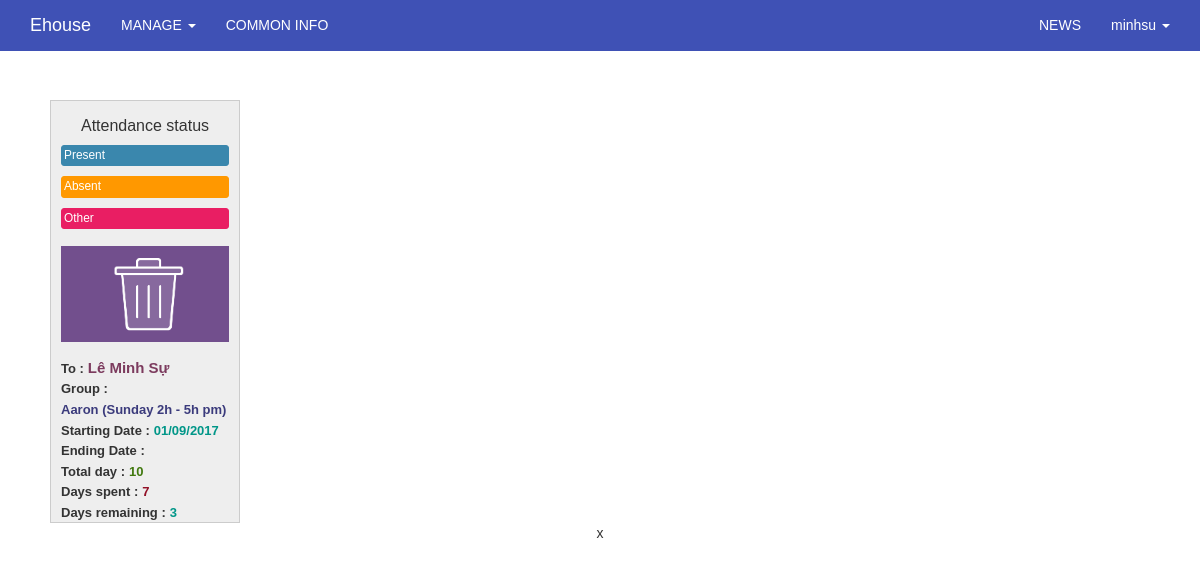
/admin/calendar/update?user_name=administrator&course_id=1 (signed in), run on an earlier commit of the app's database.
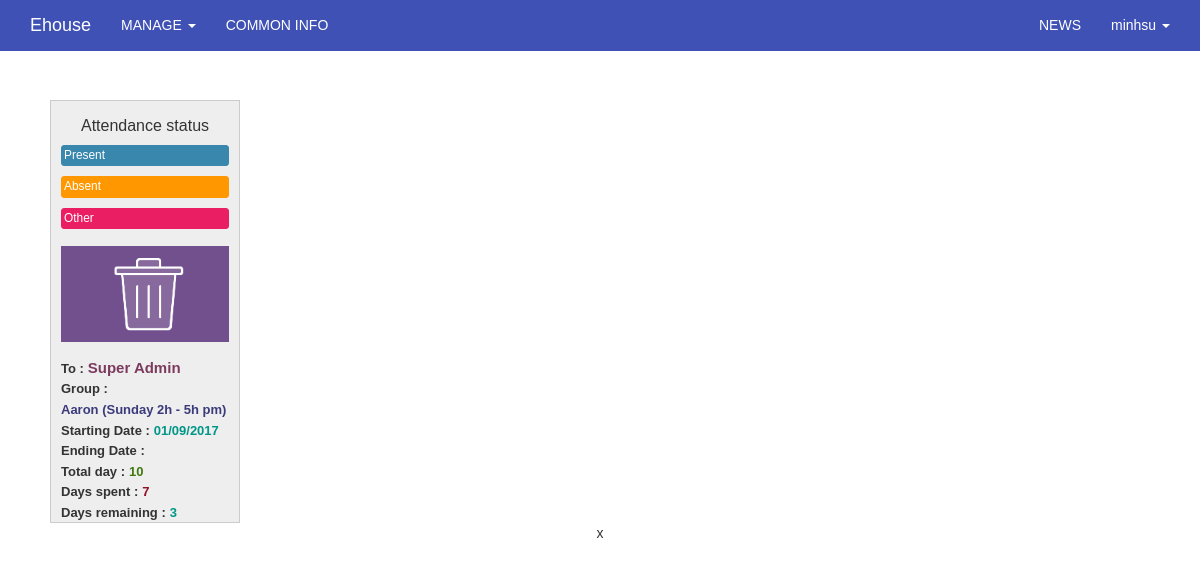
And on a later commit of the database.
### tables this page shows
CREATE TABLE `users` (
  `id` int(11) UNSIGNED NOT NULL,
  `ip_address` varchar(15) NOT NULL,
  `username` varchar(100) NOT NULL,
  `password` varchar(255) NOT NULL,
  `salt` varchar(255) DEFAULT NULL,
  `email` varchar(100) NOT NULL,
  `activation_code` varchar(40) DEFAULT NULL,
  `forgotten_password_code` varchar(40) DEFAULT NULL,
  `forgotten_password_time` int(11) UNSIGNED DEFAULT NULL,
  `remember_code` varchar(40) DEFAULT NULL,
  `created_on` int(11) UNSIGNED NOT NULL,
  `last_login` int(11) UNSIGNED DEFAULT NULL,
  `active` tinyint(1) UNSIGNED DEFAULT NULL,
  `first_name` varchar(50) DEFAULT NULL,
  `last_name` varchar(50) DEFAULT NULL,
  `company` varchar(100) DEFAULT NULL,
  `birth_day` varchar(50) NOT NULL,
  `phone` varchar(20) DEFAULT NULL,
  `address` varchar(255) DEFAULT NULL,
  `profile` text,
  `modified_date` datetime DEFAULT NULL
);

### application/core/MY_Controller.php (called while the page is built, shortened)
<?php
class MY_Controller extends CI_Controller {
	protected function render($the_view = NULL, $template = 'master')
	{
		if($template == 'json' || $this->input->is_ajax_request())
		{
			header('Content-Type: application/json');
			echo json_encode($this->data);
		}
		else if(is_null($template))
		{
			$this->load->view($the_view, $this->data);
		}else
		{
			$this->data['the_view_content'] = (is_null($the_view)) ? '' : $this->load->view($the_view, $this->data, TRUE);
			$this->load->view('templates/' . $template . '_view', $this->data);
		}
	}
}
class Admin_Controller extends MY_Controller
{
	protected function render($the_view = NULL, $template = 'admin_master')
	{
		parent::render($the_view, $template);
	}
}

### application/controllers/admin/Calendar.php (called while the page is built, shortened)
<?php
class Calendar extends Admin_Controller
{
    public function update()
    {
        $this->data['user_name'] = $this->input->get('user_name');
        $this->data['course_id'] = $this->input->get('course_id');
        $input['where'] = array('id' => $this->data['course_id']);
        $this->data['course'] = $this->course_model->get_row($input);
        $input['where'] = array('user_name' => $this->data['user_name'], 'course_id' => $this->data['course_id'], 'color' => '#3a87ad');
        $input['where'] = array('username' => $this->data['user_name']);
        $this->data['user'] = $this->users_model->get_row($input);
        $this->render('admin/calendar/edit_view');
    }
}

### index.php (called while the page is built, shortened)
<?php
require_once BASEPATH.'core/CodeIgniter.php';

### application/helpers/common_helper.php (called while the page is built, shortened)
<?php
	function public_helper($string = '')
	{
		return base_url('public/'.$string);
	}
?>

### application/models/Users_model.php (called while the page is built, shortened)
<?php
class Users_model extends MY_Model
{
    function __construct()
    {
        $this->table = 'users';
    }
}

### application/core/MY_Model.php (called while the page is built, shortened)
<?php if ( ! defined('BASEPATH')) exit('No direct script access allowed');
class MY_Model extends CI_Model {
    var $table = '';
    var $key = 'id';
    var $order = '';
    function get_row($input = array()){
        $query = $this->db->get($this->table);
        return $query->row();
    }
    protected function get_list_set_input($input = array())
    {
        if ((isset($input['where'])) && $input['where'])
        {
            $this->db->where($input['where']);
        }
        if (isset($input['order'][0]) && isset($input['order'][1]))
        {
            $this->db->order_by($input['order'][0], $input['order'][1]);
        }
        else
        {
            $order = ($this->order == '') ? array($this->table.'.'.$this->key, 'desc') : $this->order;
            $this->db->order_by($order[0], $order[1]);
        }
    }
}
?>

### application/models/Course_model.php (called while the page is built, shortened)
<?php
class Course_model extends MY_Model
{
    function __construct()
    {
        $this->table = 'course';
    }
}

### application/views/admin/calendar/edit_view.php (the view, shortened to what this page needs)
<link rel='stylesheet' href="<?php echo public_helper('fullcalendar/fullcalendar.min.css'); ?>" />
<link href="<?php echo public_helper('fullcalendar/fullcalendar.print.css'); ?>" rel='stylesheet' media='print' />
<div id='wrap'>
	<div id='external-events'>
		<h4>Attendance status</h4>
		<div class='fc-event' style="background: #3a87ad; padding: 2px; border: 1px solid #3a87ad;" data-color="#3a87ad">Present</div>
		<div class='fc-event' style="background: #FF9800; padding: 2px; border: 1px solid #FF9800;" data-color="#FF9800">Absent</div>
		<div class='fc-event' style="background: #E91E63; padding: 2px; border: 1px solid #E91E63;" data-color="#E91E63">Other</div>
		<p>
			<img src="<?php echo public_helper('fullcalendar/trash.png') ?>" id="trash" alt="">
		</p>
		<div><span style="font-weight: bold; font-size: 13px;">To :</span> <span style="font-weight: bold; color: #7c3b5e; font-size: 15px;"><?php echo $user->last_name.' '.$user->first_name; ?></span></div>
		<div><span style="font-weight: bold; font-size: 13px;">Group :</span> </div>
		<div><span style="font-weight: bold; color: #3b3b7c; font-size: 13px;"><?php echo $course->name; ?></span></div>
		<div><span style="font-weight: bold;font-size: 13px;">Starting Date :</span> <span style="font-weight: bold; color: #009688; font-size: 13px;"><?php echo $course->start_date; ?></span></div>
		<div><span style="font-weight: bold;font-size: 13px;">Ending Date :</span> <span style="font-weight: bold; color: #009688; font-size: 13px;"><?php echo $course->end_date; ?></span></div>
		<div><span style="font-weight: bold;font-size: 13px;">Total day :</span> <span style="font-weight: bold; color: #41790f; font-size: 13px;"><?php echo $course->total_day; ?></span></div>
		<div><span style="font-weight: bold;font-size: 13px;">Days spent :</span> <span style="font-weight: bold; color: #921027; font-size: 13px;"><?php echo $days_spent; ?></span></div>
		<div><span style="font-weight: bold;font-size: 13px;">Days remaining :</span> <span style="font-weight: bold; color: #009688; font-size: 13px;"><?php echo $days_remaining; ?></span></div>
	</div>
	<xspan class="tt">x</xspan>
</div>

What changed in the data, as far as the page shows it:
changed users: last_name "Lê Minh" → "Super"; first_name "Sự" → "Admin"
